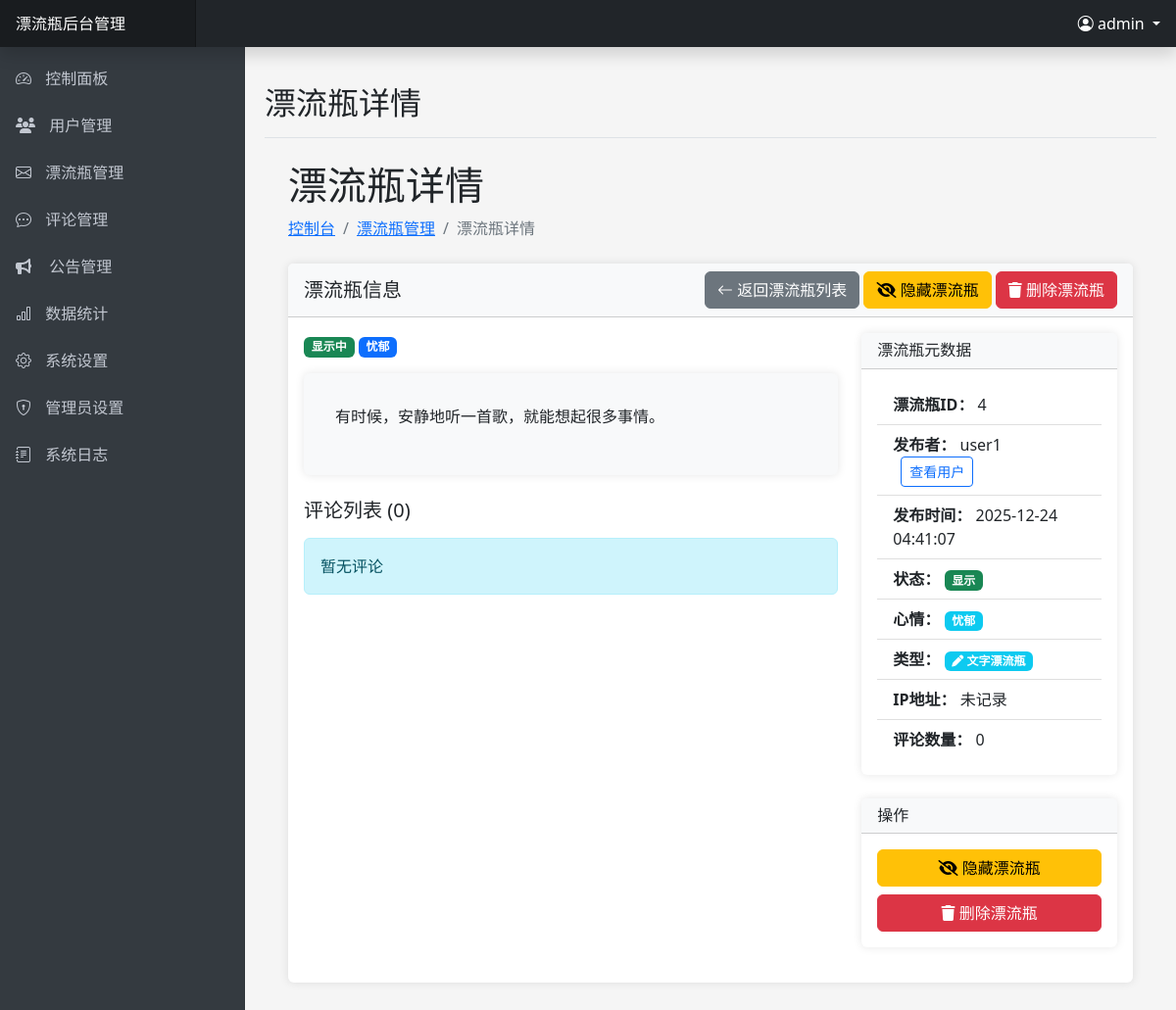
The app's page /admin/bottle_detail.php?id=4 (signed in) with its own data.
### tables this page shows
CREATE TABLE IF NOT EXISTS `bottles` (
    `id` INT(11) AUTO_INCREMENT PRIMARY KEY,
    `user_id` INT(11) NOT NULL,
    `content` TEXT NOT NULL,
    `bottle_type` ENUM('text', 'voice') DEFAULT 'text' COMMENT '漂流瓶类型：text文字漂流瓶，voice语音漂流瓶',
    `audio_file` VARCHAR(255) DEFAULT NULL COMMENT '语音文件路径（仅语音漂流瓶使用）',
    `audio_duration` INT(11) DEFAULT NULL COMMENT '语音时长（秒）',
    `mood` ENUM('开心', '难过', '平静', '愤怒', '期待', '忧郁', '其他') DEFAULT '其他',
    `is_anonymous` TINYINT(1) DEFAULT 0,
    `likes` INT(11) DEFAULT 0,
    `ip_address` VARCHAR(255) DEFAULT NULL,
    `location` VARCHAR(255) DEFAULT NULL,
    `quality_score` INT(11) DEFAULT 0,
    `throw_time` TIMESTAMP DEFAULT CURRENT_TIMESTAMP,
    `status` ENUM('漂流中', '已捡起') DEFAULT '漂流中',
    FOREIGN KEY (`user_id`) REFERENCES `users`(`id`) ON DELETE CASCADE,
    INDEX `idx_user_id` (`user_id`),
    INDEX `idx_status` (`status`),
    INDEX `idx_throw_time` (`throw_time`),
    INDEX `idx_bottle_type` (`bottle_type`),
    INDEX `idx_quality_score` (`quality_score`),
    INDEX `idx_status_throw_time` (`status`, `throw_time`)
);

CREATE TABLE IF NOT EXISTS `users` (
    `id` INT(11) AUTO_INCREMENT PRIMARY KEY,
    `username` VARCHAR(50) NOT NULL UNIQUE,
    `password` VARCHAR(255) NOT NULL,
    `gender` ENUM('男', '女') NOT NULL,
    `signature` TEXT DEFAULT NULL,
    `points` INT(11) DEFAULT 0,
    `experience` INT(11) DEFAULT 0 COMMENT '用户经验值',
    `level` INT(11) DEFAULT 1 COMMENT '用户等级',
    `is_vip` TINYINT(1) DEFAULT 0,
    `vip_expire_date` DATE DEFAULT NULL,
    `vip_level` INT(11) DEFAULT 0,
    `status` TINYINT(1) DEFAULT 1 COMMENT '0:禁用 1:启用',
    `created_at` TIMESTAMP DEFAULT CURRENT_TIMESTAMP,
    `register_ip` VARCHAR(50) DEFAULT NULL COMMENT '注册IP地址',
    `last_login_ip` VARCHAR(50) DEFAULT NULL COMMENT '上次登录IP地址',
    `updated_at` TIMESTAMP DEFAULT CURRENT_TIMESTAMP ON UPDATE CURRENT_TIMESTAMP,
    INDEX `idx_created_at` (`created_at`),
    INDEX `idx_is_vip` (`is_vip`),
    INDEX `idx_status` (`status`),
    INDEX `idx_vip_expire_date` (`vip_expire_date`)
);

### admin/bottle_detail.php (the view, shortened to what this page needs)
<?php
$id = (int)$_GET['id'];
$pageTitle = '漂流瓶详情';
require_once 'includes/header.php';
$conn = getDbConnection();
$stmt = $conn->prepare("SELECT b.id, b.user_id, b.content, b.mood, b.throw_time,
                        b.status, b.ip_address, b.location, b.is_anonymous, b.likes,
                        b.bottle_type, b.audio_file, b.audio_duration, u.username
                        FROM bottles b
                        LEFT JOIN users u ON b.user_id = u.id
                        WHERE b.id = ?");
$stmt->bind_param("i", $id);
$stmt->execute();
$result = $stmt->get_result();
$bottle = $result->fetch_assoc();
$comments = [];
$pageActions = '<a href="bottles.php" class="btn btn-secondary"><i class="bi bi-arrow-left"></i> 返回漂流瓶列表</a> ';
if ($bottle['status'] === '漂流中' || $bottle['status'] === 'active') {
    $pageActions .= '<a href="bottles.php?action=toggle_status&id=' . $id . '" class="btn btn-warning">
                    <i class="fas fa-eye-slash"></i> 隐藏漂流瓶
                 </a> ';
} else {
    $pageActions .= '<a href="bottles.php?action=toggle_status&id=' . $id . '" class="btn btn-success">
                    <i class="fas fa-eye"></i> 显示漂流瓶
                 </a> ';
}
$pageActions .= '<a href="bottles.php?action=delete&id=' . $id . '" class="btn btn-danger">
                <i class="fas fa-trash"></i> 删除漂流瓶
              </a>';
?>
<div class="container-fluid px-4">
    <h1 class="mt-4"><?php echo $pageTitle; ?></h1>
    <ol class="breadcrumb mb-4">
        <li class="breadcrumb-item"><a href="index.php">控制台</a></li>
        <li class="breadcrumb-item"><a href="bottles.php">漂流瓶管理</a></li>
        <li class="breadcrumb-item active"><?php echo $pageTitle; ?></li>
    </ol>
    <div class="card mb-4">
        <div class="card-header d-flex justify-content-between align-items-center">
            <h5 class="m-0 font-weight-bold">漂流瓶信息</h5>
            <div>
                <?php echo $pageActions; ?>
            </div>
        </div>
        <div class="card-body">
            <div class="row">
                <div class="col-md-8">
                    <div class="mb-3">
                        <span class="badge bg-<?php echo ($bottle['status'] === '漂流中' || $bottle['status'] === 'active') ? 'success' : 'secondary'; ?>">
                            <?php echo ($bottle['status'] === '漂流中' || $bottle['status'] === 'active') ? '显示中' : '已隐藏'; ?>
                        </span>
                        <?php if (isset($bottle['mood']) && $bottle['mood']): ?>
                        <span class="badge bg-primary">
                            <?php echo htmlspecialchars($bottle['mood']); ?>
                        </span>
                        <?php endif; ?>
                    </div>
                    <div class="card p-3 bg-light mb-4">
                        <div class="card-body">
                            <?php if (isset($bottle['bottle_type']) && $bottle['bottle_type'] === 'voice' && !empty($bottle['audio_file'])): ?>
                                <div class="alert alert-info mb-3">
                                    <i class="fas fa-microphone"></i> 这是一个语音漂流瓶
                                </div>
                                <audio controls class="w-100 mb-3">
                                    <source src="../<?php echo htmlspecialchars($bottle['audio_file']); ?>" type="audio/webm">
                                    <source src="../<?php echo htmlspecialchars($bottle['audio_file']); ?>" type="audio/mpeg">
                                    您的浏览器不支持音频播放
                                </audio>
                                <?php if (isset($bottle['audio_duration']) && $bottle['audio_duration'] > 0): ?>
                                    <small class="text-muted">时长: <?php
                                        $minutes = floor($bottle['audio_duration'] / 60);
                                        $seconds = $bottle['audio_duration'] % 60;
                                        echo sprintf('%d:%02d', $minutes, $seconds);
                                    ?></small>
                                <?php endif; ?>
                                <?php if (!empty($bottle['content']) && $bottle['content'] !== '[语音漂流瓶]'): ?>
                                    <div class="mt-3">
                                        <p class="text-muted small mb-1">文字说明：</p>
                                        <p class="pre-wrap"><?php echo nl2br(htmlspecialchars($bottle['content'])); ?></p>
                                    </div>
                                <?php endif; ?>
                            <?php else: ?>
                                <p class="pre-wrap"><?php echo nl2br(htmlspecialchars($bottle['content'])); ?></p>
                            <?php endif; ?>
                        </div>
                    </div>
                    <h5 class="mt-4 mb-3">评论列表 (<?php echo count($comments); ?>)</h5>
                    <?php if (count($comments) > 0): ?>
                        <?php foreach ($comments as $comment): ?>
                        <div class="card mb-3">
                            <div class="card-header d-flex justify-content-between align-items-center bg-light py-2">
                                <div>
                                    <strong><?php echo htmlspecialchars($comment['username'] ?? '未知用户'); ?></strong>
                                    <small class="text-muted ms-2">
                                        <?php echo date('Y-m-d H:i', strtotime($comment['created_at'])); ?>
                                        | IP: <?php echo !empty($comment['ip_address']) ? htmlspecialchars($comment['ip_address']) : '未记录'; ?>
                                    </small>
                                </div>
                                <div>
                                    <a href="bottle_detail.php?id=<?php echo $id; ?>&action=delete_comment&comment_id=<?php echo $comment['id']; ?>"
                                       class="btn btn-sm btn-danger"
                                       onclick="return confirm('确定要删除此评论吗？')">
                                        <i class="fas fa-trash"></i> 删除
                                    </a>
                                </div>
                            </div>
                            <div class="card-body py-2">
                                <p class="mb-0"><?php echo nl2br(htmlspecialchars($comment['content'])); ?></p>
                            </div>
                        </div>
                        <?php endforeach; ?>
                    <?php else: ?>
                        <div class="alert alert-info">暂无评论</div>
                    <?php endif; ?>
                </div>
                <div class="col-md-4">
                    <div class="card mb-4">
                        <div class="card-header">
                            <h6 class="m-0">漂流瓶元数据</h6>
                        </div>
                        <div class="card-body">
                            <ul class="list-group list-group-flush">
                                <li class="list-group-item">
                                    <strong>漂流瓶ID：</strong> <?php echo $bottle['id']; ?>
                                </li>
                                <li class="list-group-item">
                                    <strong>发布者：</strong> <?php echo htmlspecialchars($bottle['username'] ?? '未知用户'); ?>
                                    <?php if ($bottle['user_id']): ?>
                                    <a href="user_detail.php?id=<?php echo $bottle['user_id']; ?>" class="btn btn-sm btn-outline-primary ms-2">
                                        查看用户
                                    </a>
                                    <?php endif; ?>
                                </li>
                                <li class="list-group-item">
                                    <strong>发布时间：</strong> <?php echo isset($bottle['throw_time']) ? date('Y-m-d H:i:s', strtotime($bottle['throw_time'])) : '未知'; ?>
                                </li>
                                <li class="list-group-item">
                                    <strong>状态：</strong>
                                    <span class="badge bg-<?php echo ($bottle['status'] === '漂流中' || $bottle['status'] === 'active') ? 'success' : 'secondary'; ?>">
                                        <?php echo ($bottle['status'] === '漂流中' || $bottle['status'] === 'active') ? '显示' : '隐藏'; ?>
                                    </span>
                                </li>
                                <?php if (isset($bottle['mood']) && $bottle['mood']): ?>
                                <li class="list-group-item">
                                    <strong>心情：</strong>
                                    <span class="badge bg-info">
                                        <?php echo htmlspecialchars($bottle['mood']); ?>
                                    </span>
                                </li>
                                <?php endif; ?>
                                <?php if (isset($bottle['bottle_type'])): ?>
                                <li class="list-group-item">
                                    <strong>类型：</strong>
                                    <?php if ($bottle['bottle_type'] === 'voice'): ?>
                                        <span class="badge bg-warning"><i class="fas fa-microphone"></i> 语音漂流瓶</span>
                                    <?php else: ?>
                                        <span class="badge bg-info"><i class="fas fa-pen"></i> 文字漂流瓶</span>
                                    <?php endif; ?>
                                </li>
                                <?php endif; ?>
                                <li class="list-group-item">
                                    <strong>IP地址：</strong> <?php echo $bottle['ip_address'] ?? '未记录'; ?>
                                </li>
                                <li class="list-group-item">
                                    <strong>评论数量：</strong> <?php echo count($comments); ?>
                                </li>
                            </ul>
                        </div>
                    </div>
                    <div class="card">
                        <div class="card-header">
                            <h6 class="m-0">操作</h6>
                        </div>
                        <div class="card-body">
                            <div class="d-grid gap-2">
                                <?php if ($bottle['status'] === '漂流中' || $bottle['status'] === 'active'): ?>
                                <a href="bottles.php?action=toggle_status&id=<?php echo $id; ?>" class="btn btn-warning">
                                    <i class="fas fa-eye-slash"></i> 隐藏漂流瓶
                                </a>
                                <?php else: ?>
                                <a href="bottles.php?action=toggle_status&id=<?php echo $id; ?>" class="btn btn-success">
                                    <i class="fas fa-eye"></i> 显示漂流瓶
                                </a>
                                <?php endif; ?>
                                <a href="bottles.php?action=delete&id=<?php echo $id; ?>" class="btn btn-danger">
                                    <i class="fas fa-trash"></i> 删除漂流瓶
                                </a>
                            </div>
                        </div>
                    </div>
                </div>
            </div>
        </div>
    </div>
</div>
<?php
require_once 'includes/footer.php';
?>

### admin/includes/header.php (style rules this page uses)
body { font-family: 'Microsoft YaHei', 'Segoe UI', sans-serif; background-color: #f5f5f5; overflow-x: hidden; }
.card { margin-bottom: 20px; border: none; box-shadow: 0 0 10px rgba(0, 0, 0, 0.1); }
.card-header { font-weight: bold; background-color: #f8f9fa; }

### admin/bottle_detail.php (style rules this page uses)
.pre-wrap { white-space: pre-wrap; }

### records on screen
bottles: mood "忧郁", content "有时候，安静地听一首歌，就能想起很多事情。", id "4", user.username "user1", throw_time "2025-12-24 04:41:07", ip_address "未记录"

### other values on screen
SITE_NAME "漂流瓶"
$admin->getCurrentAdminUsername() "admin"
$pageTitle "漂流瓶详情"
count($comments) "0"
